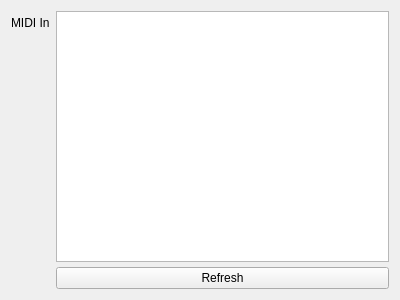
<?xml version="1.0" encoding="UTF-8"?>
<ui version="4.0">
 <class>Form</class>
 <widget class="QWidget" name="Form">
  <property name="geometry">
   <rect>
    <x>0</x>
    <y>0</y>
    <width>400</width>
    <height>300</height>
   </rect>
  </property>
  <property name="windowTitle">
   <string>Form</string>
  </property>
  <layout class="QVBoxLayout" name="verticalLayout">
   <item>
    <layout class="QFormLayout" name="formLayout">
     <item row="1" column="0">
      <widget class="QLabel" name="label">
       <property name="text">
        <string>MIDI In</string>
       </property>
      </widget>
     </item>
     <item row="1" column="1">
      <layout class="QVBoxLayout" name="verticalLayout_3">
       <property name="spacing">
        <number>5</number>
       </property>
       <item>
        <widget class="QListView" name="midi_in_listview">
         <property name="editTriggers">
          <set>QAbstractItemView::NoEditTriggers</set>
         </property>
         <property name="showDropIndicator" stdset="0">
          <bool>false</bool>
         </property>
         <property name="selectionMode">
          <enum>QAbstractItemView::MultiSelection</enum>
         </property>
         <property name="selectionBehavior">
          <enum>QAbstractItemView::SelectRows</enum>
         </property>
        </widget>
       </item>
       <item>
        <widget class="QPushButton" name="midi_in_refresh_button">
         <property name="text">
          <string>Refresh</string>
         </property>
        </widget>
       </item>
      </layout>
     </item>
    </layout>
   </item>
  </layout>
 </widget>
 <resources/>
 <connections/>
</ui>
